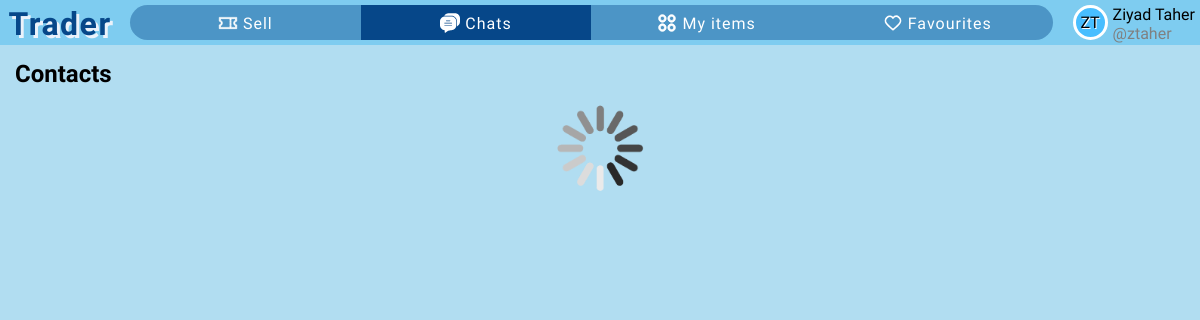
Page /all-contacts (signed in) on the committed database.
### app/models.py (models this page shows)
class User(db.Model, UserMixin):
    id = db.Column(db.Integer, primary_key=True)  # User ID
    firstname = db.Column(db.String(50), nullable=False)  # First name
    lastname = db.Column(db.String(50), nullable=False)  # Last name
    username = db.Column(db.String(30), unique=True, nullable=False)  # Unique username
    email = db.Column(db.String(120), unique=True, nullable=False)  # Unique email
    password = db.Column(db.String(120), nullable=False)  # Password
    profile_color = db.Column(db.String(25), nullable=True, default=None)  # Profile color
    sent_chat = db.relationship('Chat', backref='sent_by_set', lazy=True, foreign_keys='Chat.sent_by')  # Chats sent by this user
    received_chat = db.relationship('Chat', backref='received_by_set', lazy=True, foreign_keys='Chat.received_by')  # Chats received by this user
    items = db.relationship('Item', backref='item_owner', lazy=True)  # Items posted by this user
    contacts = db.relationship('User', secondary=user_contacts,  # Many-to-many relationship for contacts
                               primaryjoin=(user_contacts.c.contact_id == id),
                               secondaryjoin=(user_contacts.c.contacted_id == id),
                               backref=db.backref('contacted_by', lazy='dynamic'),
                               lazy='dynamic')
    favourites = db.relationship('Item', secondary=favourite_items, backref=db.backref('fav_users', lazy='dynamic'))  # Many-to-many relationship for favorite items

### app/routes.py (the view)
@app.get("/all-contacts")
@login_required
def all_contacts():
    return render_template("all-contacts.html")

### app/routes.py (called while the page is built)
@login_manager.user_loader
def load_user(user_id):
    return User.query.get(int(user_id))

### app/templates/all-contacts.html (shortened to what this page needs)
{% extends 'base.html' %}
{% block head %}
    <link rel="stylesheet" href="{{ url_for('static', filename='css/all-contacts.css') }}">
{% endblock head %}
{% block all_contacts_page %}selected{% endblock %}
{% block content %}
<h2 class="all-contacts-title">Contacts</h2>
<div id="all-contacts">
    <img class="spinner" src="{{ url_for('static', filename='img/spinner.gif') }}" alt="loading...">
</div>
{% endblock content %}

### app/templates/partials/user-card.html
<div class="user-logo-cont" style="background-color: #{{ current_user.profile_color }};">
    <div class="user-logo">{{ current_user.firstname[0]|upper }}{{ current_user.lastname[0]|upper }}</div>
</div>
<div class="first-last-name">{{ current_user.firstname|title }} {{ current_user.lastname|title }}</div>
<span class="username">@{{ current_user.username }}</span>

### app/static/css/base.css (style rules this page uses)
* { font-family: 'Varela Round', serif; box-sizing: border-box; margin: 0; padding: 0; font-size: bolder; }
body { background-color: #B1DDF1; color: white; height: 100vh; }

### app/static/css/partials/user-card.css (style rules this page uses)
.user-logo-cont { display: flex; justify-content: center; align-items: center; background-color: #7eccf0; width: 35px; height: 35px; border: 3px solid white; border-radius: 50%; text-shadow: 1px 1px white; grid-row: span 2; }
.user-logo { font-family: Amita; }
.username { color: gray; }

### app/static/css/all-contacts.css (style rules this page uses)
body { color: black; }
.spinner { display: block; width: 90px; margin: auto; }
.all-contacts-title { padding: 15px; }

### rows in the picture
User: firstname "Z", lastname "T", firstname "Ziyad", lastname "Taher", username "ztaher"
